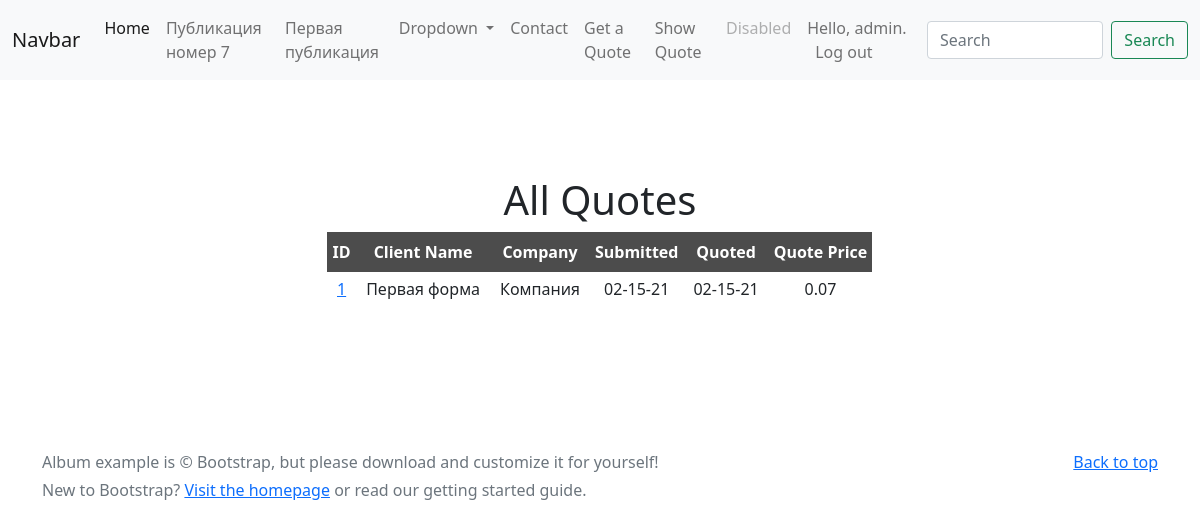
Page /quote/show (signed in) on the earlier database version.
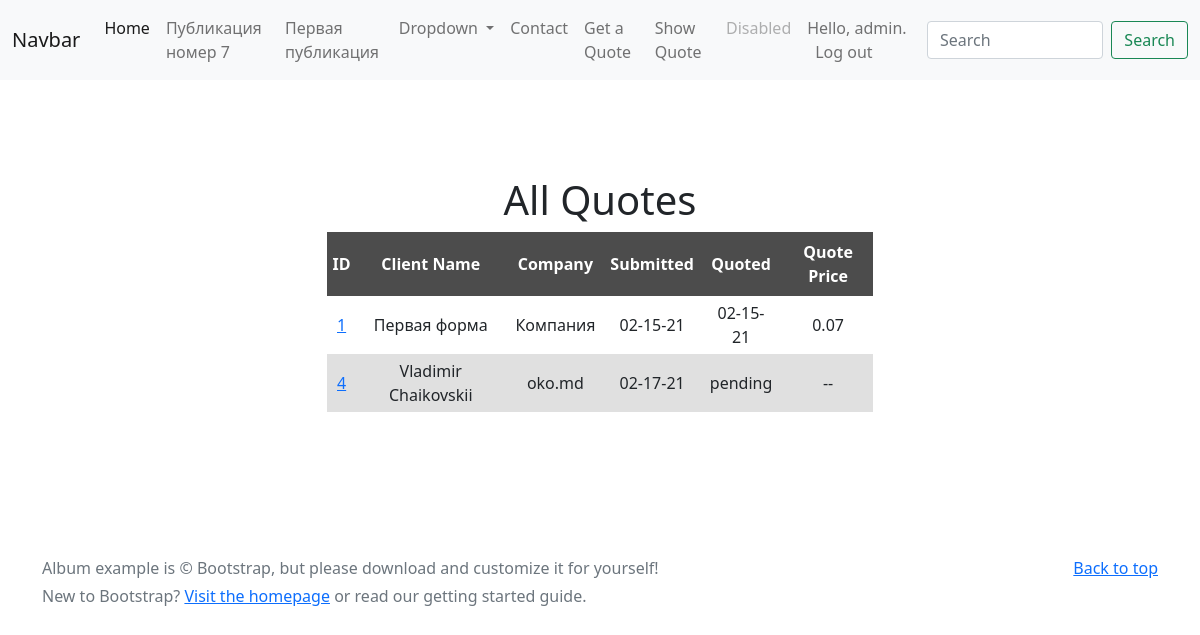
Same page on the later database version.
### pages/models.py (models this page shows, shortened)
class Page(models.Model):
    title = models.CharField(max_length=60)
    permalink = models.CharField(max_length=12, unique=True)
    update_date = models.DateTimeField('Last Updated')
    bodytext = models.TextField('Page Content', blank=True)

### quotes/models.py (models this page shows, shortened)
class Quote(models.Model):
    name = models.CharField(max_length=100, verbose_name='Имя')
    position = models.CharField(max_length=60, blank=True, verbose_name='Позиция')
    company = models.CharField(max_length=60, blank=True, verbose_name='Компания')
    address = models.CharField(max_length=200, blank=True, verbose_name='Адрес')
    phone = models.CharField(max_length=30, blank=True, verbose_name='Телефон')
    email = models.EmailField(verbose_name='Е-Майл')
    web = models.URLField(blank=True, verbose_name='Сайт')
    description = models.TextField(verbose_name='Текст')
    sitestatus = models.CharField(max_length=20, choices=STATUS_CHOICES, verbose_name='Статус сайта')
    priority = models.CharField(max_length=40, choices=PRIORITY_CHOICES, verbose_name='Приоритет')
    jobfile = models.FileField(upload_to='uploads/', verbose_name='Файл')
    submitted = models.DateField(auto_now_add=True, verbose_name='Представление')
    quotedate = models.DateField(blank=True, null=True, verbose_name='Дата создания')
    quoteprice = models.DecimalField(decimal_places=2, max_digits=7, blank=True, default=0, verbose_name='Цена')
    username = models.ForeignKey(User, blank=True, null=True, on_delete=models.CASCADE)

### quotes/views.py (the view)
# urls.py: path('show', QuoteList.as_view(), name='show-quotes'),
class QuoteList(LoginRequiredMixin, ListView):
    login_url = reverse_lazy('login')
    model = Quote
    context_object_name = 'all_quotes'
    def get_queryset(self):
        return Quote.objects.filter(username=self.request.user)
    def get_context_data(self, **kwargs):
        context = super(QuoteList, self).get_context_data(**kwargs)
        context['page_list'] = Page.objects.all()
        return context

### quotes/templates/quotes/quote_list.html (shortened to what this page needs)
{% extends 'quotes/quote.html' %}
{% block content %}
    <h1>All Quotes</h1>
    <table style="border-collapse:collapse">
        <tr class="quotehdr">
            <th>ID</th>
            <th>Client Name</th>
            <th>Company</th>
            <th>Submitted</th>
            <th>Quoted</th>
            <th>Quote Price</th>
        </tr>
        {% for quote in all_quotes %}
            <tr class="quoterow {% cycle '' 'altrow' %}">
                <td><a href="show/{{ quote.id }}">{{ quote.id }}</a> </td>
                <td>{{ quote.name }}</td>
                <td>{{ quote.company }}</td>
                <td>{{ quote.submitted|date:"m-d-y" }}</td>
                <td>{{ quote.quotedate|date:"m-d-y"|default:"pending" }}</td>
                <td>{{ quote.quoteprice|default:"--" }}</td>
            </tr>
        {% endfor %}
    </table>
{% endblock content %}

### quotes/templates/quotes/quote.html (shortened to what this page needs)
{% extends "base.html" %}
{% block sidenav %}
    {% for page in page_list %}
        <li class="nav-item"><a href="/{{ page.permalink }}" class="nav-link">{{ page.title }}</a></li>
    {% endfor %}
{% endblock sidenav %}

### templates/base.html (shortened to what this page needs)
{% load static %}
<!doctype html>
<html lang="ru">
<head>
    <link href="{% static 'css/bootstrap.min.css' %}" rel="stylesheet" type="text/css">
    <link href="{% static 'css/custom.css' %}" rel="stylesheet" type="text/css">
</head>
<body>
<header>
  <nav class="navbar navbar-expand-lg navbar-light bg-light">
  <div class="container-fluid">
    <a class="navbar-brand" href="#">Navbar</a>
    <div class="collapse navbar-collapse" id="navbarSupportedContent">
      <ul class="navbar-nav me-auto mb-2 mb-lg-0">
        <li class="nav-item">
          <a class="nav-link active" aria-current="page" href="/">Home</a>
        </li>
            {% block sidenav %}{% endblock sidenav%}
        <li class="nav-item dropdown">
          <a class="nav-link dropdown-toggle" href="#" id="navbarDropdown" role="button" data-bs-toggle="dropdown" aria-expanded="false">
            Dropdown
          </a>
        </li>
                  <li class="nav-item"><a class="nav-link" href="/contact">Contact</a></li>
                  <li class="nav-item"><a class="nav-link" href="/quote/">Get a Quote</a></li>
                  <li class="nav-item"><a class="nav-link" href="/quote/show">Show Quote</a></li>
        <li class="nav-item">
          <a class="nav-link disabled" href="#" tabindex="-1" aria-disabled="true">Disabled</a>
        </li>
      {% if user.is_authenticated %}
       <li class="nav-item">
          <sapn class="nav-link " tabindex="-1" >Hello, {{ user.username }}.
          <a style="display: inline;" class="nav-link" href="{% url 'logout' %}?next=/">Log out</a></sapn>
        </li>
          {% else %}
         <li class="nav-item">
          <sapn class="nav-link " tabindex="-1" >Not logget in.
          <a style="display: inline;"  class="nav-link" href="{% url 'login' %}?next=/">Log In</a></sapn>
        </li>
      {% endif %}
      </ul>
      <form class="d-flex">
        <input class="form-control me-2" type="search" placeholder="Search" aria-label="Search">
        <button class="btn btn-outline-success" type="submit">Search</button>
      </form>
    </div>
  </div>
</nav>
</header>
<main>
<section class="py-5 text-center container">
    <div class="row py-lg-5">
        <div class="col-lg-6 col-md-8 mx-auto">
            {% block content %}{% endblock content%}
        </div>
    </div>
</section>
</main>
<footer class="text-muted py-5">
  <div class="container">
    <p class="float-end mb-1">
      <a href="#">Back to top</a>
    </p>
    <p class="mb-1">Album example is &copy; Bootstrap, but please download and customize it for yourself!</p>
    <p class="mb-0">New to Bootstrap? <a href="/">Visit the homepage</a> or read our
       getting started guide.</p>
  </div>
</footer>
</body>
</html>

### static/css/custom.css (style rules this page uses)
.quotehdr th { background-color: #4c4c4c; color: white; text-align: center; padding: 8px 5px; border: none; }
.quoterow td { padding: 5px 10px; }
.altrow { background-color: #e0e0e0 }

Differences in the rows shown:
added Quote: id "4", name "Vladimir Chaikovskii", company "oko.md", submitted "02-17-21", quotedate "pending", quoteprice "--"
